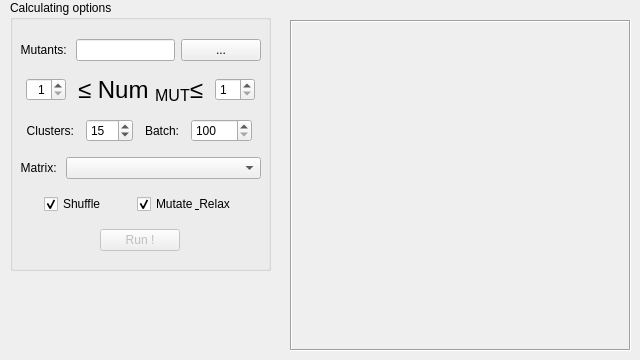
    <widget class="QWidget" name="tab_cluster">
     <property name="statusTip">
      <string>Cluster mutagenesis space.</string>
     </property>
     <attribute name="title">
      <string>Cluster</string>
     </attribute>
     <widget class="QStackedWidget" name="stackedWidget">
      <property name="geometry">
       <rect>
        <x>290</x>
        <y>20</y>
        <width>341</width>
        <height>331</height>
       </rect>
      </property>
      <property name="frameShape">
       <enum>QFrame::Box</enum>
      </property>
      <property name="frameShadow">
       <enum>QFrame::Sunken</enum>
      </property>
      <property name="lineWidth">
       <number>1</number>
      </property>
      <property name="currentIndex">
       <number>1</number>
      </property>
      <widget class="QWidget" name="page"/>
      <widget class="QWidget" name="page_2"/>
     </widget>
     <widget class="QGroupBox" name="groupBox_14">
      <property name="geometry">
       <rect>
        <x>10</x>
        <y>0</y>
        <width>261</width>
        <height>271</height>
       </rect>
      </property>
      <property name="title">
       <string>Calculating options</string>
      </property>
      <widget class="QWidget" name="verticalLayoutWidget_3">
       <property name="geometry">
        <rect>
         <x>10</x>
         <y>30</y>
         <width>241</width>
         <height>231</height>
        </rect>
       </property>
       <layout class="QVBoxLayout" name="verticalLayout_5">
        <property name="spacing">
         <number>-1</number>
        </property>
        <item>
         <layout class="QHBoxLayout" name="horizontalLayout_39">
          <item>
           <widget class="QLabel" name="label_input_mut_table">
            <property name="text">
             <string>Mutants: </string>
            </property>
            <property name="alignment">
             <set>Qt::AlignRight|Qt::AlignTrailing|Qt::AlignVCenter</set>
            </property>
           </widget>
          </item>
          <item>
           <widget class="QLineEdit" name="lineEdit_input_mut_table">
            <property name="statusTip">
             <string>Input mutant table [*.mut.txt] path</string>
            </property>
            <property name="text">
             <string/>
            </property>
           </widget>
          </item>
          <item>
           <widget class="QPushButton" name="pushButton_open_mut_table_2">
            <property name="text">
             <string>...</string>
            </property>
           </widget>
          </item>
         </layout>
        </item>
        <item>
         <layout class="QHBoxLayout" name="horizontalLayout_40">
          <item>
           <widget class="QSpinBox" name="spinBox_num_mut_minimun">
            <property name="sizePolicy">
             <sizepolicy hsizetype="Fixed" vsizetype="Fixed">
              <horstretch>0</horstretch>
              <verstretch>0</verstretch>
             </sizepolicy>
            </property>
            <property name="maximumSize">
             <size>
              <width>40</width>
              <height>16777215</height>
             </size>
            </property>
            <property name="statusTip">
             <string>MInimun number of mutations for each variant.</string>
            </property>
            <property name="alignment">
             <set>Qt::AlignRight|Qt::AlignTrailing|Qt::AlignVCenter</set>
            </property>
            <property name="minimum">
             <number>1</number>
            </property>
            <property name="maximum">
             <number>3</number>
            </property>
           </widget>
          </item>
          <item>
           <widget class="QLabel" name="label_28">
            <property name="sizePolicy">
             <sizepolicy hsizetype="Maximum" vsizetype="Preferred">
              <horstretch>0</horstretch>
              <verstretch>0</verstretch>
             </sizepolicy>
            </property>
            <property name="layoutDirection">
             <enum>Qt::LeftToRight</enum>
            </property>
            <property name="text">
             <string>&lt;html&gt;&lt;head/&gt;&lt;body&gt;&lt;p&gt;&lt;span style=&quot; font-size:18pt;&quot;&gt;≤ Num &lt;/span&gt;&lt;span style=&quot; font-size:18pt; vertical-align:sub;&quot;&gt;MUT&lt;/span&gt;&lt;span style=&quot; font-size:18pt; vertical-align:sub;&quot;/&gt;&lt;span style=&quot; font-size:18pt;&quot;&gt;≤&lt;/span&gt;&lt;/p&gt;&lt;/body&gt;&lt;/html&gt;</string>
            </property>
            <property name="alignment">
             <set>Qt::AlignCenter</set>
            </property>
           </widget>
          </item>
          <item>
           <widget class="QSpinBox" name="spinBox_num_mut_maximum">
            <property name="sizePolicy">
             <sizepolicy hsizetype="Fixed" vsizetype="Fixed">
              <horstretch>0</horstretch>
              <verstretch>0</verstretch>
             </sizepolicy>
            </property>
            <property name="maximumSize">
             <size>
              <width>40</width>
              <height>16777215</height>
             </size>
            </property>
            <property name="statusTip">
             <string>Maximum number of mutations for each variant.</string>
            </property>
            <property name="minimum">
             <number>1</number>
            </property>
            <property name="maximum">
             <number>3</number>
            </property>
           </widget>
          </item>
         </layout>
        </item>
        <item>
         <layout class="QHBoxLayout" name="horizontalLayout_41">
          <item>
           <widget class="QLabel" name="label_41">
            <property name="sizePolicy">
             <sizepolicy hsizetype="Maximum" vsizetype="Preferred">
              <horstretch>0</horstretch>
              <verstretch>0</verstretch>
             </sizepolicy>
            </property>
            <property name="layoutDirection">
             <enum>Qt::LeftToRight</enum>
            </property>
            <property name="text">
             <string>Clusters:</string>
            </property>
            <property name="alignment">
             <set>Qt::AlignRight|Qt::AlignTrailing|Qt::AlignVCenter</set>
            </property>
           </widget>
          </item>
          <item>
           <widget class="QSpinBox" name="spinBox_num_cluster">
            <property name="sizePolicy">
             <sizepolicy hsizetype="Fixed" vsizetype="Fixed">
              <horstretch>0</horstretch>
              <verstretch>0</verstretch>
             </sizepolicy>
            </property>
            <property name="statusTip">
             <string>Number of clusters to generate.</string>
            </property>
            <property name="minimum">
             <number>2</number>
            </property>
            <property name="maximum">
             <number>150</number>
            </property>
            <property name="value">
             <number>15</number>
            </property>
           </widget>
          </item>
          <item>
           <widget class="QLabel" name="label_40">
            <property name="sizePolicy">
             <sizepolicy hsizetype="Maximum" vsizetype="Preferred">
              <horstretch>0</horstretch>
              <verstretch>0</verstretch>
             </sizepolicy>
            </property>
            <property name="layoutDirection">
             <enum>Qt::LeftToRight</enum>
            </property>
            <property name="text">
             <string>Batch:</string>
            </property>
            <property name="alignment">
             <set>Qt::AlignRight|Qt::AlignTrailing|Qt::AlignVCenter</set>
            </property>
           </widget>
          </item>
          <item>
           <widget class="QSpinBox" name="spinBox_cluster_batchsize">
            <property name="sizePolicy">
             <sizepolicy hsizetype="Fixed" vsizetype="Fixed">
              <horstretch>0</horstretch>
              <verstretch>0</verstretch>
             </sizepolicy>
            </property>
            <property name="statusTip">
             <string>Batch number used in clustering.</string>
            </property>
            <property name="minimum">
             <number>100</number>
            </property>
            <property name="maximum">
             <number>10000</number>
            </property>
            <property name="singleStep">
             <number>100</number>
            </property>
            <property name="value">
             <number>100</number>
            </property>
           </widget>
          </item>
         </layout>
        </item>
        <item>
         <layout class="QHBoxLayout" name="horizontalLayout_38">
          <item>
           <widget class="QLabel" name="label_30">
            <property name="sizePolicy">
             <sizepolicy hsizetype="Minimum" vsizetype="Preferred">
              <horstretch>0</horstretch>
              <verstretch>0</verstretch>
             </sizepolicy>
            </property>
            <property name="layoutDirection">
             <enum>Qt::LeftToRight</enum>
            </property>
            <property name="text">
             <string>Matrix: </string>
            </property>
            <property name="alignment">
             <set>Qt::AlignRight|Qt::AlignTrailing|Qt::AlignVCenter</set>
            </property>
           </widget>
          </item>
          <item>
           <widget class="QComboBox" name="comboBox_cluster_matrix">
            <property name="sizePolicy">
             <sizepolicy hsizetype="MinimumExpanding" vsizetype="Fixed">
              <horstretch>0</horstretch>
              <verstretch>0</verstretch>
             </sizepolicy>
            </property>
            <property name="maximumSize">
             <size>
              <width>16777215</width>
              <height>16777215</height>
             </size>
            </property>
            <property name="statusTip">
             <string>Sequence alignment matrix</string>
            </property>
           </widget>
          </item>
         </layout>
        </item>
        <item>
         <layout class="QHBoxLayout" name="horizontalLayout_63">
          <item>
           <widget class="QCheckBox" name="checkBox_shuffle_clustering">
            <property name="sizePolicy">
             <sizepolicy hsizetype="Fixed" vsizetype="Fixed">
              <horstretch>0</horstretch>
              <verstretch>0</verstretch>
             </sizepolicy>
            </property>
            <property name="statusTip">
             <string>Shuffle the sequence.</string>
            </property>
            <property name="text">
             <string>Shuffle</string>
            </property>
            <property name="checked">
             <bool>true</bool>
            </property>
           </widget>
          </item>
          <item>
           <widget class="QCheckBox" name="checkBox_cluster_mutate_and_relax">
            <property name="sizePolicy">
             <sizepolicy hsizetype="Fixed" vsizetype="Fixed">
              <horstretch>0</horstretch>
              <verstretch>0</verstretch>
             </sizepolicy>
            </property>
            <property name="statusTip">
             <string>Run Mutate'n'Relax scoring via Rosetta</string>
            </property>
            <property name="text">
             <string>Mutate &amp; Relax</string>
            </property>
            <property name="checked">
             <bool>true</bool>
            </property>
           </widget>
          </item>
         </layout>
        </item>
        <item>
         <layout class="QHBoxLayout" name="horizontalLayout_22">
          <property name="spacing">
           <number>0</number>
          </property>
          <item>
           <widget class="QPushButton" name="pushButton_run_cluster">
            <property name="enabled">
             <bool>false</bool>
            </property>
            <property name="sizePolicy">
             <sizepolicy hsizetype="Fixed" vsizetype="Fixed">
              <horstretch>0</horstretch>
              <verstretch>0</verstretch>
             </sizepolicy>
            </property>
            <property name="text">
             <string>Run !</string>
            </property>
           </widget>
          </item>
         </layout>
        </item>
       </layout>
      </widget>
     </widget>
    </widget>
